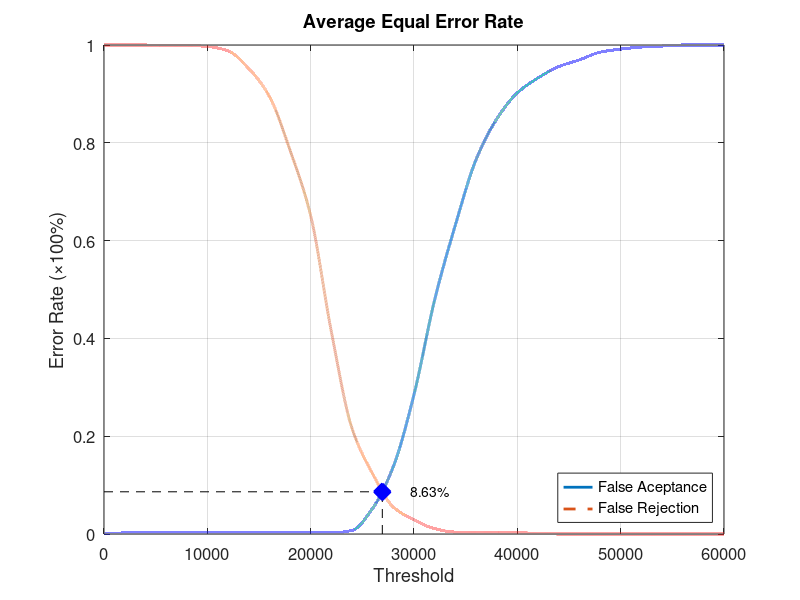
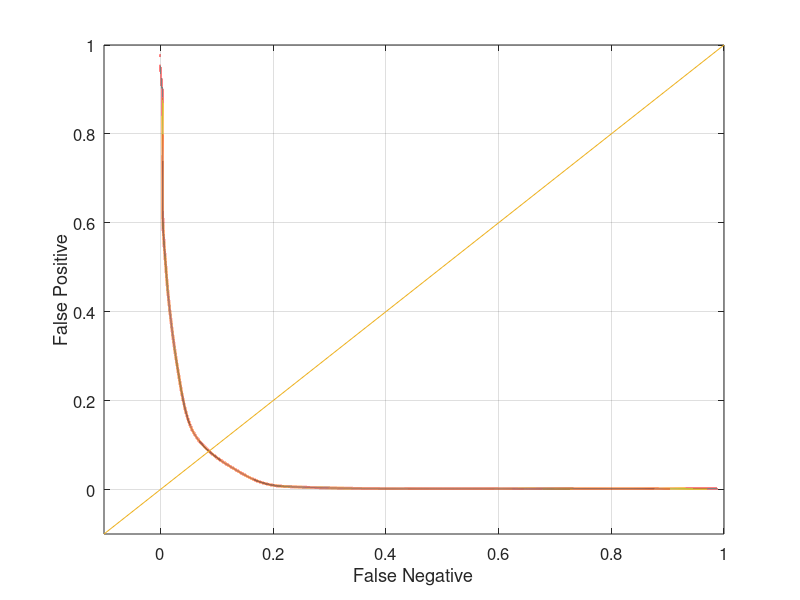

Write the MATLAB code that produced these figures, in order.
function yEER = Database2Average
close all;
clear;
clc;
x = 0:2000:60000;
xq = 0:0.5:60000;

y0 = [0 0.00210526 0.00210526 0.00210526 0.00210526 0.00210526 0.00210526 0.00210526 0.00210526 0.00210526 0.00210526 0.00210526 0.00736842 0.0526316 0.137895 0.285263 0.478947 0.631579 0.765263 0.848421 0.902105 0.932631 0.955789 0.969474 0.985263 0.991579 0.99579 0.997895 1 1 1];
yy0 = interp1(x, y0, xq, 'pchip');
y1 = [1 1 1 0.999 0.999 0.997 0.988 0.952 0.895 0.785 0.651 0.414 0.216 0.123 0.055 0.029 0.011 0.004 0.004 0.004 0.003 0.001 0 0 0 0 0 0 0 0 0];
yy1 = interp1(x, y1, xq, 'pchip');

% Calculating EER: 
y2 = abs(y0 - y1);
find(y2 == min(y2))
yy2 = abs(yy0 - yy1);
xEER = find(yy2 == min(yy2));
xEERIndex = xq(xEER) % X-axis EER
yEER = yy0(xEER) % Y-axis EER

main = figure
plot(xq, yy0,'-','LineWidth', 2);	hold on
plot(xq, yy1,'--','LineWidth', 2);	hold on
plot([xEERIndex xEERIndex], [0 yEER], 'k--');	hold on
plot([0 xEERIndex], [yEER yEER], 'k--');	hold on
plot(xEERIndex, yEER, 'bx', 'LineWidth', 10);	hold on
text(xEERIndex + 10 * xEERIndex / 100, yEER, [num2str(round((10000 * yEER)) / 100) '%'])
legend('False Aceptance', 'False Rejection', 'Location', 'SouthEast')
xlabel('Threshold')
ylabel('Error Rate (\times100%)')
title('Average Equal Error Rate')
set(gca, 'FontSize', 12)
axis([0 60000 0 1])
grid on

print(main, 'Database2AverageMain', '-dpng');
FNRxFPR = figure('Color', [1 1 1]);
plot(yy1, yy0, '-', yy1, yy0, 'LineWidth', 2);
hold on
y = -0.1:0.1:1
plot(y, y); 
set(gca, 'FontSize', 12)
xlabel('False Negative')
ylabel('False Positive')
axis([-0.1 1 -0.1 1])
set(gca, 'FontSize', 12)
grid on

print(FNRxFPR, 'Database2AverageFNRxFPR','-dpng');
end
